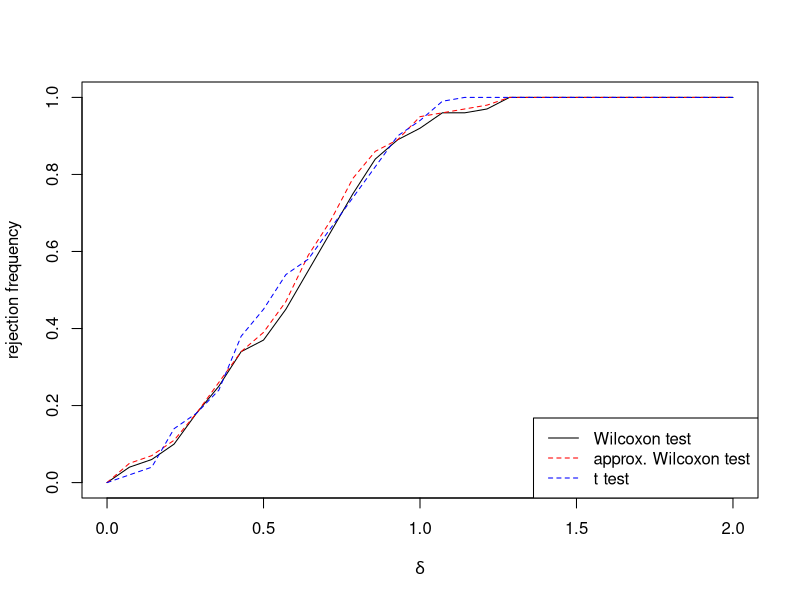
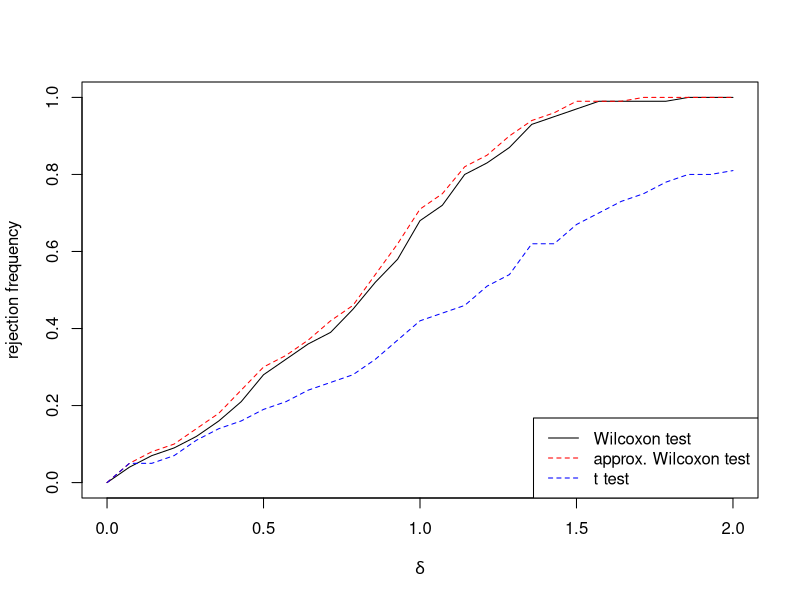
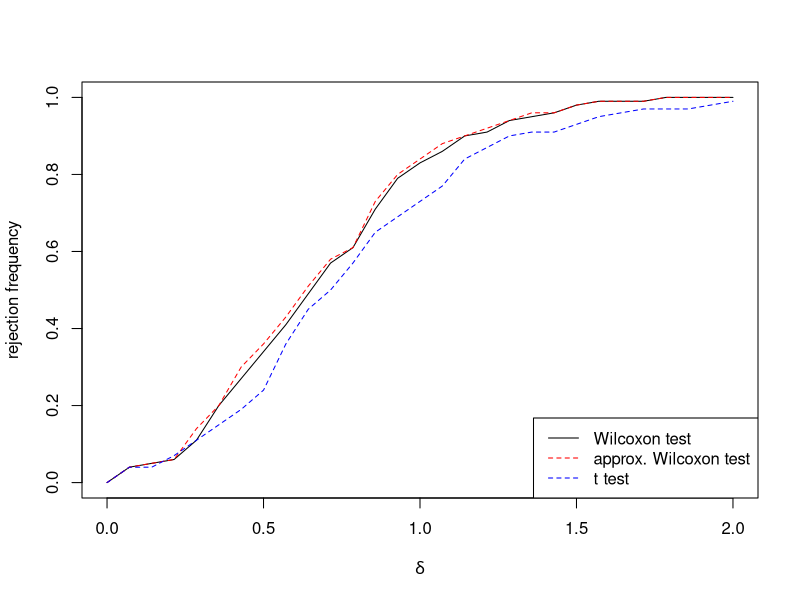
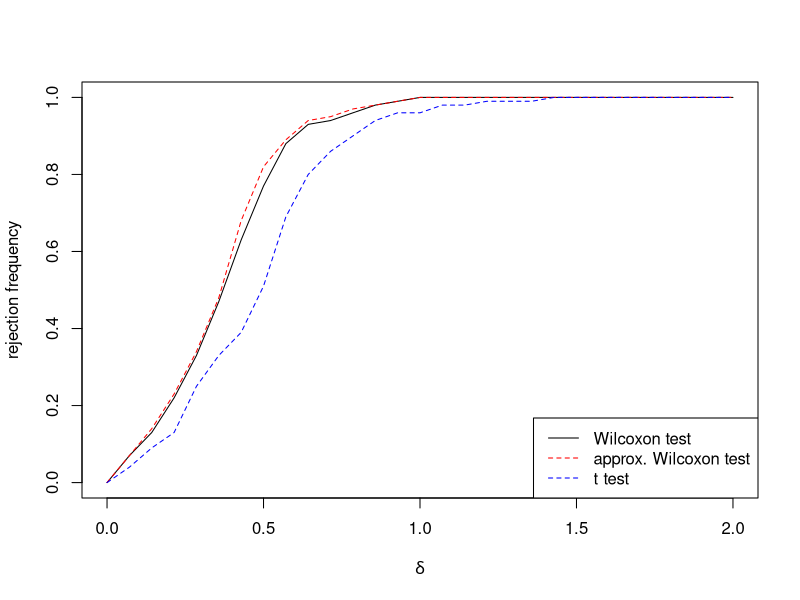

Write R code to recreate these figures, in order.
# Problem 14

x = 14
y = 14

E_W = (x*(x+y+1))/2
V_W = (x*y*(x+y+1))/12

t_1 = (x*y)/(x+y)/ (1/(x+y-2))
cv_wx = (qwilcox(p = 0.05, m = x, n = y) + (x * (x +1)) / 2)-1

qwilcox(p = 0.05, m = 10, n = 10) + (10 * (10 +1)) / 2
pwilcox(80:85 - 55, m = 10, n = 10)
# 82 is the critical value
# (see section 'Note' on the help page of wilcox.test)

my.createPlot = function(dist, reps = 100) {
  if (dist == "norm") obs = replicate(reps, rnorm(n = x+y))
  if (dist == "t2") obs = replicate(reps, rt(n = x+y, df = 2))
  if (dist == "t3") obs = replicate(reps, rt(n = x+y, df = 3))
  if (dist == "exp") obs = replicate(reps, rexp(n = x+y))
  
  xbar = colMeans(obs[1:(x+y)/2, ])
  s2x = apply(X = obs[1:(x+y)/2, ], MAR = 2, FUN = var)
  ybar = colMeans(obs[(1+(x+y)/2):(x+y), ])
  s2y = apply(X = obs[(1+(x+y)/2):(x+y), ], MAR = 2, FUN = var)
  
  rejectionsW = numeric((x+y)+1)
  rejectionsWapprox = numeric((x+y)+1)
  rejectionsT = numeric((x+y)+1)
  for (i in 1:(x+y)+1) {
    W_N = apply(X = obs, MAR = 2, function(z) sum(rank(z)[1:x]))
    rejectionsW[i] = mean(W_N <= cv_wx)
    Wapprox = (W_N - E_W) / sqrt(V_W)
    rejectionsWapprox[i] = mean(Wapprox <= qnorm(0.05))
    Te = sqrt(t_1) * (xbar - ybar) / sqrt((x-1) * s2x + (y-1) * s2y)
    rejectionsT[i] = mean(Te <= qt(0.05, df = 18))
    obs[(x+1):(2*x), ] = obs[(x+1):(2*x), ] + 0.1
    ybar = ybar + 0.1
  }
  plot(seq(0, 2, by = 1/x), rejectionsW, type = "l", ylim = c(0, 1), xlim = c(0, 2),
       xlab = expression(delta), ylab = "rejection frequency")
  points(seq(0, 2, by = 1/x), rejectionsWapprox, type = "l", lty = 2, col = "red")
  points(seq(0, 2, by = 1/x), rejectionsT, type = "l", lty = 2, col = "blue")
  legend("bottomright", lty = c(1, 2, 2), col = c("black", "red", "blue"),
         legend = c("Wilcoxon test", "approx. Wilcoxon test", "t test"))
  return(rbind(rejectionsW, rejectionsWapprox, rejectionsT))
}


my.createPlot("norm")
my.createPlot("t2")
my.createPlot("t3")
my.createPlot("exp")

